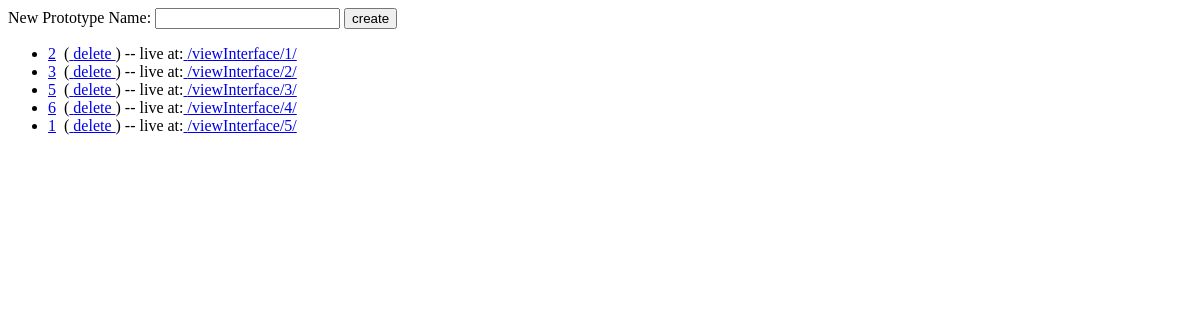
The app's page /, older data.
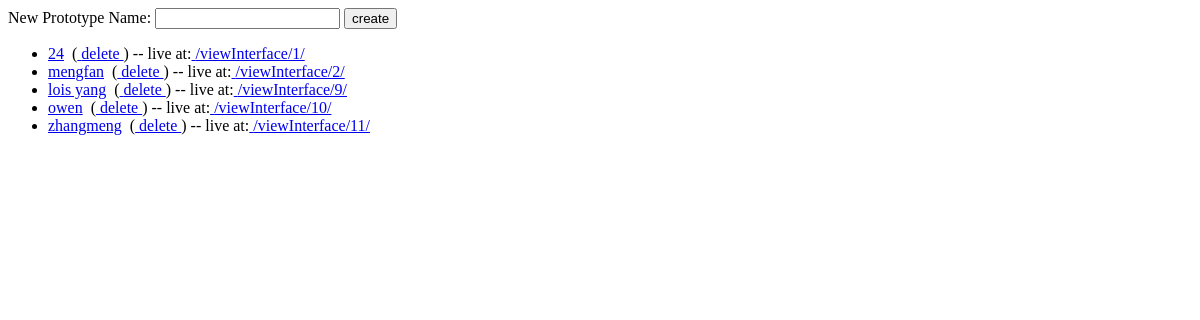
The same page, newer data.
### protoauthor/models.py (models this page shows)
class Interface(models.Model):
    name = models.CharField(max_length=200)

### protoauthor/views.py (the view)
# urls.py: url(r'^$', views.index, name='index'),
def index(request):
    interfaces = Interface.objects.all()
    context = {'interfaces': interfaces}
    return render(request, 'protoauthor/index.html', context)

### protoauthor/templates/protoauthor/index.html (shortened to what this page needs)
<form action="createInterface/" method="post">
    New Prototype Name: <input type="text" name="name" />
    <input type="submit" value="create">
</form>
{% if interfaces %}
    <ul>
        {% for interface in interfaces %}
        <li>
        <a href="{% url 'updateInterface' interface.id %}">{{ interface.name }}</a>&nbsp;
        (<a href="{% url 'deleteInterface' interface.id %}" onclick="return confirm('Are you sure?')">
            delete
        </a>)
        -- live at:<a href="{% url 'viewInterface' interface.id %}">
            {% url 'viewInterface' interface.id %}
        </a>
        </li>
        {% endfor %}
    </ul>
{% else %}
    <p>No interfaces.</p>
{% endif %}

Row changes from the older to the newer data that the page shows:
removed Interface: name "5", id "/viewInterface/3/"
removed Interface: name "6", id "/viewInterface/4/"
removed Interface: name "1", id "/viewInterface/5/"
changed Interface "/viewInterface/1/": name "2" → "24"
changed Interface "/viewInterface/2/": name "3" → "mengfan"
added Interface: name "lois yang", id "/viewInterface/9/"
added Interface: name "owen", id "/viewInterface/10/"
added Interface: name "zhangmeng", id "/viewInterface/11/"
